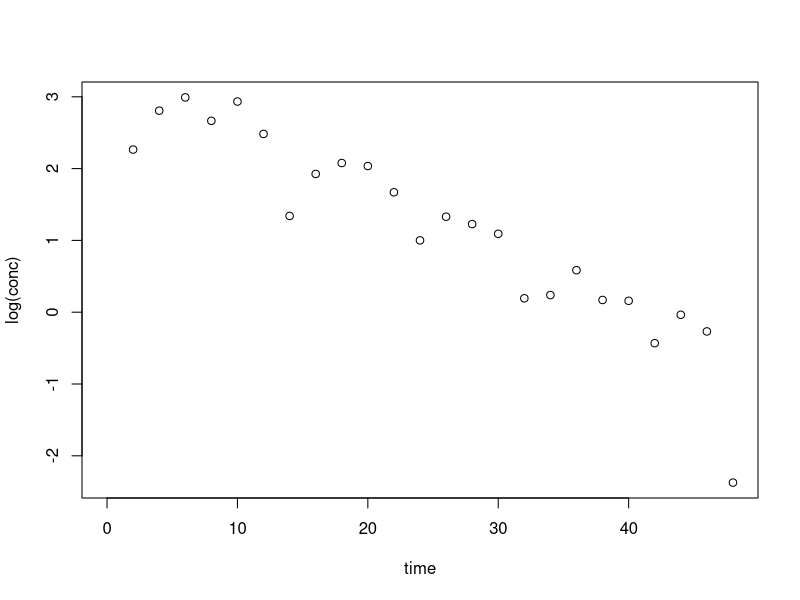

Write the R code that produced this figure. (Note: this script raises an error after producing the figure.)
# Making sigma a parameter for optimisation in optim
# -----------------------------------------------------------------------------
# Sigma is not the standard deviation of the residual error
# Use of sigma was wrong!
# -----------------------------------------------------------------------------
# Setup environment
# - - - - - - - - - - - - - - - - - - - - - - - - - - - - - - - - - - - - - - -
# Flexible sum of coefficients function
# No changes will be made here
  pred.sumexp <- function(x, t, d = 0) {
    l <- length(x)
    a <- ifelse(l %% 2 == 0, 0, 1)
    n <- ceiling(l/2)
    for (i in 1:n) {
      if (i == 1) y <- x[i]^d*exp(x[i]*t + x[n+i])
      else if (i != n | a == 0) y <- y + x[i]^d*exp(x[i]*t + x[n+i])
      else if (a == 1) y <- y - x[i]^d*exp(x[i]*t)*sum(exp(x[(n+1):(2*n-1)]))
    }
    return(y)
  }

# Flexible maximum likelihood estimation
# Has the most changes from previous mle.sumexp functions
  mle.sumexp <- function(par, x, y) {
    yhat <- pred.sumexp(par[-length(par)], x)  # remove last parameter
    err <- y - yhat
    sigma <- par[length(par)]  # sigma now assigned last parameter
    loglik <- dnorm(y, yhat, sigma, log = T)
    return(-1*sum(loglik))
  }

  multi.mle.sumexp <- function(data, oral = F, nexp = 3) {
    x <- data[which(data[, 2] != 0), 1]
    y <- data[which(data[, 2] != 0), 2]
    opt.par <- list(NULL)
    opt.val <- list(NULL)
    opt.gra <- list(NULL)
    opt.con <- list(NULL)
    opt.mes <- list(NULL)
    sub.y <- which(y == max(y)):length(y)
    lm.par <- unname(lm(log(y[sub.y]) ~ x[sub.y])$coefficients)
    for (i in 1:nexp) {
      if (i == 1) {
        init.par <- c(lm.par[2], lm.par[1])
      } else if (i == 2) {
        if (oral) {
          init.par <- c(lm.par[2]*c(0.8, 1.2), lm.par[1])
        } else {
          init.par <- c(lm.par[2]*c(0.8, 1.2), lm.par[1]*c(1, 1.2))
        }
      } else {
        s <- seq(1-(i-(oral+1))*0.05, 1+(i-(oral+1))*0.05, length.out = i-oral)
        if (oral) {
          init.par <- c(
            mean(optres$par[1:(i-2)]), optres$par[1:(i-1)],
            log(sum(exp(optres$par[i:(2*i-3)]))/(i-1)*s)
          )
        } else {
          init.par <- c(
            mean(optres$par[1:(i-1)]), optres$par[1:(i-1)],
            mean(optres$par[i:(2*i-2)]), optres$par[i:(2*i-2)]
          )
        }
      }
      optres <- optim(
        c(init.par, 0.01),
        mle.sumexp,  # maximum likelihood fitting function
        method = "L-BFGS-B",
        lower = c(rep(-Inf, i), 0.0001),
        upper = c(rep(-1/10^10, i), rep(Inf, i+1)),
        control = list(maxit = 500),
        x = x, y = y
      )
      opt.par[[i]] <- optres$par[-length(optres$par)]
      opt.val[[i]] <- optres$value
      opt.gra[[i]] <- optres$counts
      opt.con[[i]] <- optres$convergence
      opt.mes[[i]] <- ifelse(is.null(optres$message),
        "NULL", optres$message)
    }
    res <- list(par = opt.par, value = opt.val, counts = opt.gra,
      convergence = opt.con, message = opt.mes)
    res
  }

  plot.sumexp <- function(res, data) {
    plotdata <- ldply(res$par, function(x) {
      data.frame(
        nexp = as.factor(ceiling(length(x)/2)),
        time = data$time,
        cobs = data$conc,
        pred = pred.sumexp(x, data$time, 0),
        objv = res$value[[ceiling(length(x)/2)]]
      )
    })
    levels(plotdata$nexp) <- paste(levels(plotdata$nexp), "exponent(s)")
    ylim <- c(0, 1.1*max(plotdata$cobs))
    xlim <- c(0, max(plotdata$time))

    plotobj <- NULL
    plotobj <- ggplot(data = plotdata)
    plotobj <- plotobj + ggtitle("Comparison of Number of Exponents Used")
    plotobj <- plotobj + geom_point(aes(x = time, y = cobs))
    plotobj <- plotobj + geom_line(aes(x = time, y = pred), colour = "red")
    plotobj <- plotobj + geom_text(aes(x = median(time), y = max(cobs), label = objv))
    plotobj <- plotobj + scale_y_continuous("Concentration (mg/mL)\n", lim = ylim)
    plotobj <- plotobj + scale_x_continuous("\nTime after dose (hrs)", lim = xlim)
    plotobj <- plotobj + facet_wrap(~nexp)
    plotobj
  }
# - - - - - - - - - - - - - - - - - - - - - - - - - - - - - - - - - - - - - - -
# Simulate data
# - - - - - - - - - - - - - - - - - - - - - - - - - - - - - - - - - - - - - - -
# Absorption Curve
  time.samp <- seq(0, 48, by = 2)
  absdata <- data.frame(
    time = time.samp,
    line1 = -0.2*time.samp + 4,
    line2 = -0.1*time.samp + 4
  )
  absdata$sumexp <- exp(absdata$line2) - exp(absdata$line1)
  #with(absdata, plot(time, sumexp))

# 2 Compartment Curve
  twodata <- data.frame(
    time = time.samp,
    line1 = -0.5*time.samp + 6,
    line2 = -0.05*time.samp + 5
  )
  twodata$sumexp <- exp(twodata$line1) + exp(twodata$line2)
  #with(twodata, plot(time, log(sumexp)))
# Add random error and optimise using rich data
  err <- 1 + rnorm(n = length(time.samp), mean = 0, sd = 0.3)
  data1 <- data.frame(
    time = time.samp,
    conc = absdata$sumexp*err
  )
  with(data1, plot(time, log(conc)))

  all.res <- multi.mle.sumexp(data1, nexp = 4, oral = T)

  plot.sumexp(all.res, data1)

# Two compartment
  err <- 1 + rnorm(n = length(time.samp), mean = 0, sd = 0.3)
  data2 <- data.frame(
    time = time.samp,
    conc = twodata$sumexp*err
  )
  with(data2, plot(time, log(conc)))

  all.res <- multi.mle.sumexp(data2, nexp = 4)
  #with(all.res, which(unlist(value) == min(unlist(value))))  # best fit
  plot.sumexp(all.res, data2)
